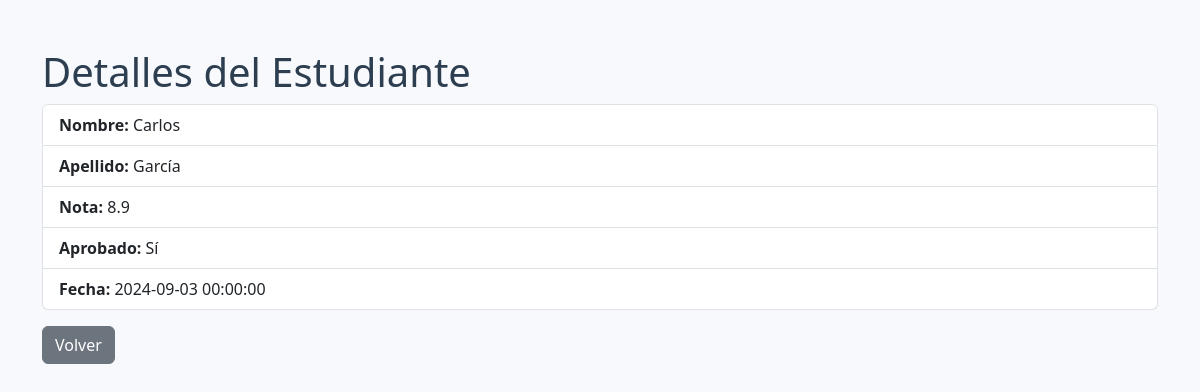
Screenshot of /alumnos/3 with the database file from the repository.
### tables this page shows
CREATE TABLE alumnos (
    id INTEGER PRIMARY KEY AUTOINCREMENT,
    nombre TEXT NOT NULL,
    apellido TEXT NOT NULL,
    aprobado BOOLEAN NOT NULL,
    nota REAL NOT NULL,
    fecha TIMESTAMP NOT NULL
);

### main.py (the view)
@app.route('/alumnos/<int:alumno_id>')
def ver_alumno(alumno_id):
    alumno = obtener_por_id(alumno_id)
    if not alumno:
        abort(404)
    return render_template('alumno/detalle.html', alumno=alumno)

### alumno.py (called while the page is built)
def obtener_por_id(alumno_id):
    conn = get_db_connection()
    alumno = conn.execute('SELECT * FROM alumnos WHERE id = ?', (alumno_id,)).fetchone()
    conn.close()
    return alumno

### database.py (called while the page is built)
def get_db_connection():
    conn = sqlite3.connect('alumnos.db')
    conn.row_factory = sqlite3.Row
    return conn

### templates/alumno/detalle.html
{% extends 'base.html' %}
{% block content %}
<h1>Detalles del Estudiante</h1>
<ul class="list-group mb-3">
    <li class="list-group-item"><strong>Nombre:</strong> {{ alumno['nombre'] }}</li>
    <li class="list-group-item"><strong>Apellido:</strong> {{ alumno['apellido'] }}</li>
    <li class="list-group-item"><strong>Nota:</strong> {{ alumno['nota'] }}</li>
    <li class="list-group-item"><strong>Aprobado:</strong> {{ 'Sí' if alumno['aprobado'] else 'No' }}</li>
    <li class="list-group-item"><strong>Fecha:</strong> {{ alumno['fecha'] }}</li>
</ul>
<a href="{{ url_for('listar_alumnos') }}" class="btn btn-secondary">Volver</a>
{% endblock %}

### static/css/style.css (style rules this page uses)
body { background-color: #f7f9fc; font-family: 'Segoe UI', Tahoma, Geneva, Verdana, sans-serif; }
h1, h2, h3 { color: #2c3e50; }
.btn { border-radius: 6px; }

### rows the page displays
alumnos: nombre "Carlos", apellido "García", nota "8.9", aprobado "Sí", fecha "2024-09-03 00:00:00"
